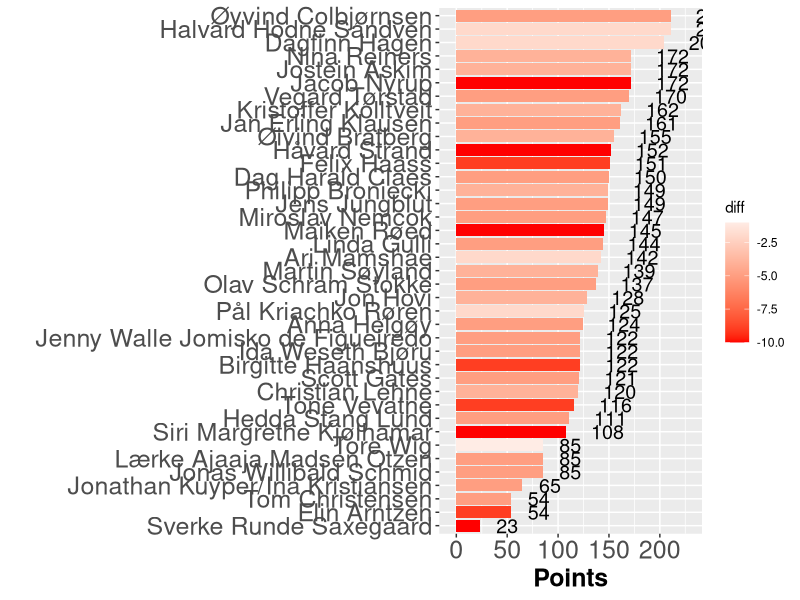

The R source for this figure:
## ---- chunk 1

library(tidyverse)
library(igraph)
library(readxl)
library(knitr)

knitr::opts_chunk$set(out.width = "100%")

## ---- chunk 2
#| warning: false

invisible(capture.output(Sys.setlocale()))
nettverk <- readr::read_delim("res9.csv", delim=";", col_names = FALSE, locale = locale(encoding = "UTF-8"))
leaderboard <- tibble::as_tibble(nettverk)

leaderboard <- leaderboard %>% arrange_at(ncol(.), desc)

hbar<-leaderboard 
hbar$diff <- hbar$X10-hbar$X9


ggplot(hbar, aes(x=reorder(X1, X10), y=X10, fill = diff )) + 
    geom_bar(stat = 'identity') + 
    scale_y_continuous(limits = c(-5, 230)) +
    coord_flip() + 
    scale_fill_gradient2(low = "red", high="blue") +
    geom_text(aes(label = X10), hjust=-0.75, size = 5 ) + 
    ylab("Points") +
    xlab(" ") +
    theme(axis.text=element_text(size=18), axis.title=element_text(size=18,face="bold"))
